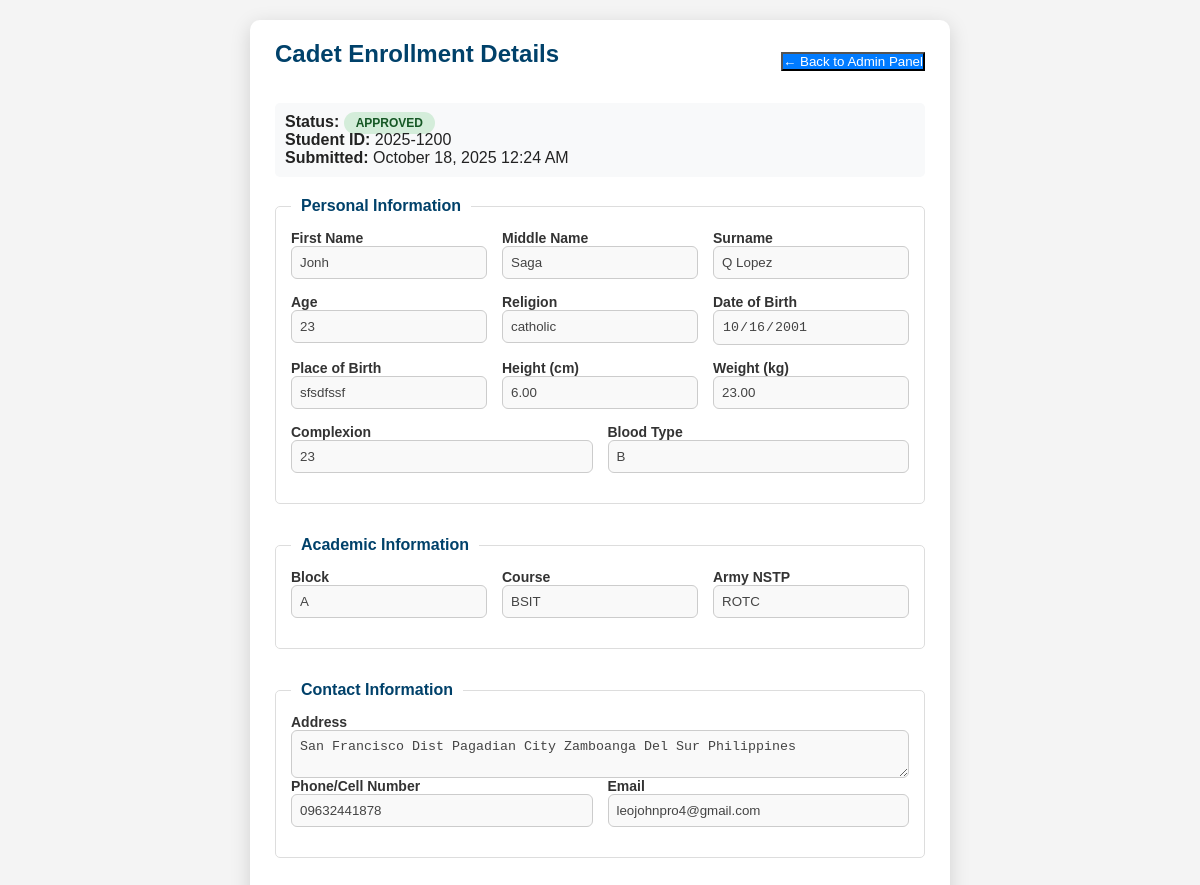
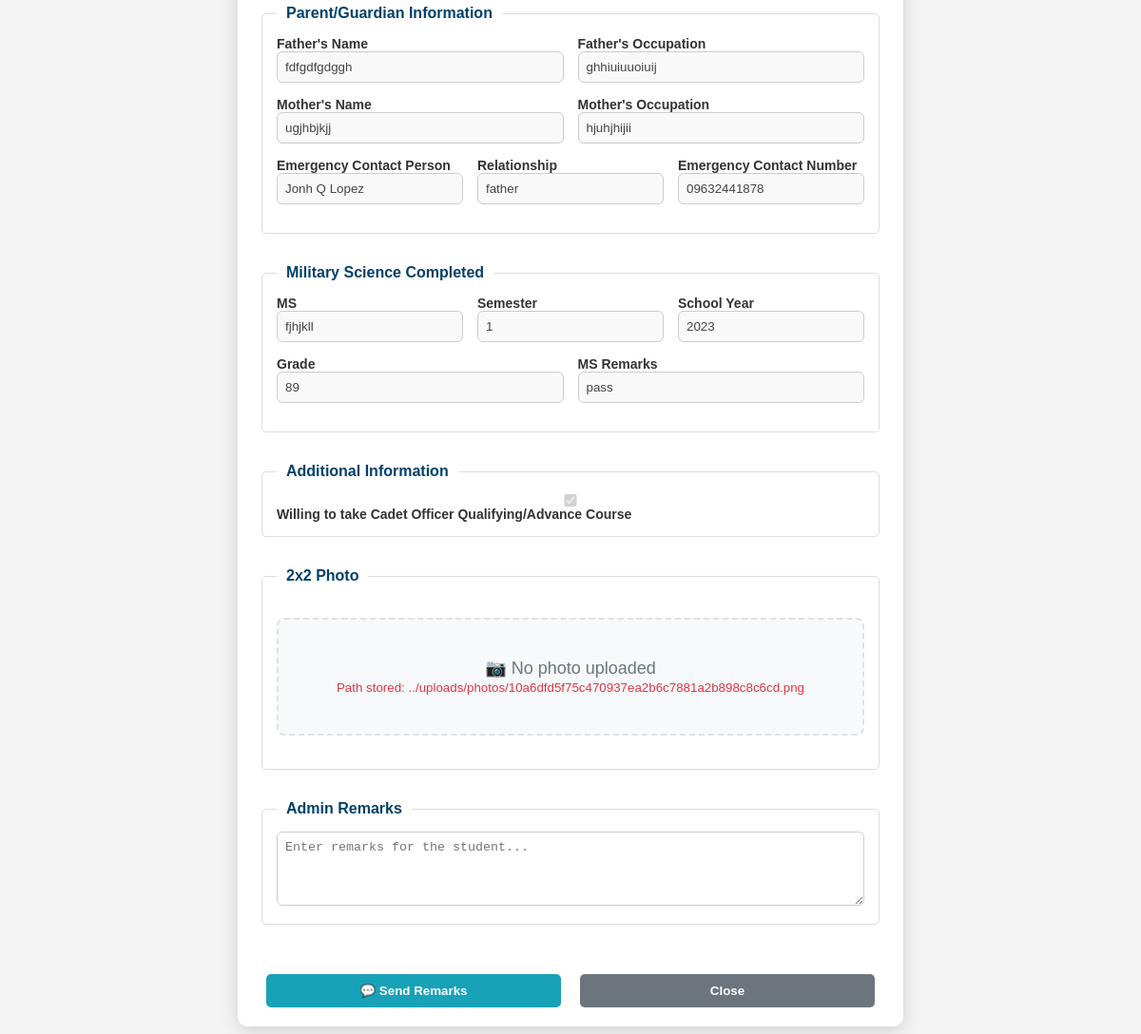
The page /view.php?id=1 (signed in) on the database its author committed (2 pictures, top to bottom).
### tables this page shows
CREATE TABLE `enrollments` (
  `id` int(11) NOT NULL,
  `student_id` varchar(50) NOT NULL,
  `first_name` varchar(50) NOT NULL,
  `middle_name` varchar(50) DEFAULT NULL,
  `last_name` varchar(50) NOT NULL,
  `age` int(11) DEFAULT NULL,
  `religion` varchar(50) DEFAULT NULL,
  `date_of_birth` date DEFAULT NULL,
  `place_of_birth` varchar(100) DEFAULT NULL,
  `height` decimal(5,2) DEFAULT NULL,
  `weight` decimal(5,2) DEFAULT NULL,
  `complexion` varchar(50) DEFAULT NULL,
  `blood_type` varchar(5) DEFAULT NULL,
  `block` varchar(10) DEFAULT NULL,
  `course` varchar(50) DEFAULT NULL,
  `army_nstp` varchar(20) DEFAULT NULL,
  `address` text DEFAULT NULL,
  `phone` varchar(20) DEFAULT NULL,
  `email` varchar(100) DEFAULT NULL,
  `father_name` varchar(100) DEFAULT NULL,
  `father_occupation` varchar(100) DEFAULT NULL,
  `mother_name` varchar(100) DEFAULT NULL,
  `mother_occupation` varchar(100) DEFAULT NULL,
  `emergency_contact_person` varchar(100) DEFAULT NULL,
  `relationship` varchar(50) DEFAULT NULL,
  `emergency_contact_number` varchar(20) DEFAULT NULL,
  `ms` varchar(20) DEFAULT NULL,
  `semester` varchar(20) DEFAULT NULL,
  `school_year` varchar(20) DEFAULT NULL,
  `grade` varchar(10) DEFAULT NULL,
  `ms_remarks` text DEFAULT NULL,
  `advance_course` tinyint(1) DEFAULT 0,
  `photo_path` varchar(255) DEFAULT NULL,
  `status` enum('not_enrolled','submitted','resubmitted','approved','rejected') DEFAULT 'not_enrolled',
  `admin_remarks` text DEFAULT NULL,
  `submitted_at` timestamp NULL DEFAULT NULL,
  `resubmitted_at` timestamp NULL DEFAULT NULL,
  `reviewed_at` timestamp NULL DEFAULT NULL,
  `created_at` timestamp NOT NULL DEFAULT current_timestamp(),
  `updated_at` timestamp NOT NULL DEFAULT current_timestamp() ON UPDATE current_timestamp()
);

### view.php (the view, shortened to what this page needs)
  <?php
  $database = new Database();
  $db = $database->getConnection();
  $enrollment_id = isset($_GET['id']) ? (int)$_GET['id'] : 0;
$query = "SELECT e.*, e.email as student_email
          FROM enrollments e
          WHERE e.id = ?";
  $stmt = $db->prepare($query);
  $stmt->execute([$enrollment_id]);
  $enrollment = $stmt->fetch(PDO::FETCH_ASSOC);
  ?>
  <!DOCTYPE html>
  <html lang="en">
  <head>
    <link rel="stylesheet" href="assets/css/view.css">
  </head>
  <body>
    <div class="view-container">
      <div style="display: flex; justify-content: space-between; align-items: center; margin-bottom: 20px;">
        <h2>Cadet Enrollment Details</h2>
        <button onclick="window.location.href='admin.php'" class="btn-back">← Back to Admin Panel</button>
      </div>
      <div class="status-info" style="margin-bottom: 20px; padding: 10px; border-radius: 5px; background-color: #f8f9fa;">
        <strong>Status:</strong>
        <span class="status-badge status-<?php echo $enrollment['status']; ?>">
          <?php echo ucfirst($enrollment['status']); ?>
        </span>
        <br>
        <strong>Student ID:</strong> <?php echo htmlspecialchars($enrollment['student_id']); ?>
        <br>
        <strong>Submitted:</strong> <?php echo date('F j, Y g:i A', strtotime($enrollment['submitted_at'] ?: $enrollment['created_at'])); ?>
      </div>
      <form method="POST">
        <fieldset>
          <legend>Personal Information</legend>
          <div class="form-row">
            <label>First Name
              <input type="text" value="<?php echo htmlspecialchars($enrollment['first_name']); ?>" readonly>
            </label>
            <label>Middle Name
              <input type="text" value="<?php echo htmlspecialchars($enrollment['middle_name']); ?>" readonly>
            </label>
            <label>Surname
              <input type="text" value="<?php echo htmlspecialchars($enrollment['last_name']); ?>" readonly>
            </label>
          </div>
          <div class="form-row">
            <label>Age
              <input type="number" value="<?php echo $enrollment['age']; ?>" readonly>
            </label>
            <label>Religion
              <input type="text" value="<?php echo htmlspecialchars($enrollment['religion']); ?>" readonly>
            </label>
            <label>Date of Birth
              <input type="date" value="<?php echo $enrollment['date_of_birth']; ?>" readonly>
            </label>
          </div>
          <div class="form-row">
            <label>Place of Birth
              <input type="text" value="<?php echo htmlspecialchars($enrollment['place_of_birth']); ?>" readonly>
            </label>
            <label>Height (cm)
              <input type="number" value="<?php echo $enrollment['height']; ?>" readonly>
            </label>
            <label>Weight (kg)
              <input type="number" value="<?php echo $enrollment['weight']; ?>" readonly>
            </label>
          </div>
          <div class="form-row">
            <label>Complexion
              <input type="text" value="<?php echo htmlspecialchars($enrollment['complexion']); ?>" readonly>
            </label>
            <label>Blood Type
              <input type="text" value="<?php echo htmlspecialchars($enrollment['blood_type']); ?>" readonly>
            </label>
          </div>
        </fieldset>
        <fieldset>
          <legend>Academic Information</legend>
          <div class="form-row">
            <label>Block
              <input type="text" value="<?php echo htmlspecialchars($enrollment['block']); ?>" readonly>
            </label>
            <label>Course
              <input type="text" value="<?php echo htmlspecialchars($enrollment['course']); ?>" readonly>
            </label>
            <label>Army NSTP
              <input type="text" value="<?php echo htmlspecialchars($enrollment['army_nstp']); ?>" readonly>
            </label>
          </div>
        </fieldset>
        <fieldset>
          <legend>Contact Information</legend>
          <label>Address
            <textarea readonly><?php echo htmlspecialchars($enrollment['address']); ?></textarea>
          </label>
          <div class="form-row">
            <label>Phone/Cell Number
              <input type="tel" value="<?php echo htmlspecialchars($enrollment['phone']); ?>" readonly>
            </label>
            <label>Email
              <input type="email" value="<?php echo htmlspecialchars($enrollment['email']); ?>" readonly>
            </label>
          </div>
        </fieldset>
        <fieldset>
          <legend>Parent/Guardian Information</legend>
          <div class="form-row">
            <label>Father's Name
              <input type="text" value="<?php echo htmlspecialchars($enrollment['father_name']); ?>" readonly>
            </label>
            <label>Father's Occupation
              <input type="text" value="<?php echo htmlspecialchars($enrollment['father_occupation']); ?>" readonly>
            </label>
          </div>
          <div class="form-row">
            <label>Mother's Name
              <input type="text" value="<?php echo htmlspecialchars($enrollment['mother_name']); ?>" readonly>
            </label>
            <label>Mother's Occupation
              <input type="text" value="<?php echo htmlspecialchars($enrollment['mother_occupation']); ?>" readonly>
            </label>
          </div>
          <div class="form-row">
            <label>Emergency Contact Person
              <input type="text" value="<?php echo htmlspecialchars($enrollment['emergency_contact_person']); ?>" readonly>
            </label>
            <label>Relationship
              <input type="text" value="<?php echo htmlspecialchars($enrollment['relationship']); ?>" readonly>
            </label>
            <label>Emergency Contact Number
              <input type="tel" value="<?php echo htmlspecialchars($enrollment['emergency_contact_number']); ?>" readonly>
            </label>
          </div>
        </fieldset>
        <fieldset>
          <legend>Military Science Completed</legend>
          <div class="form-row">
            <label>MS
              <input type="text" value="<?php echo htmlspecialchars($enrollment['ms']); ?>" readonly>
            </label>
            <label>Semester
              <input type="text" value="<?php echo htmlspecialchars($enrollment['semester']); ?>" readonly>
            </label>
            <label>School Year
              <input type="text" value="<?php echo htmlspecialchars($enrollment['school_year']); ?>" readonly>
            </label>
          </div>
          <div class="form-row">
            <label>Grade
              <input type="text" value="<?php echo htmlspecialchars($enrollment['grade']); ?>" readonly>
            </label>
            <label>MS Remarks
              <input type="text" value="<?php echo htmlspecialchars($enrollment['ms_remarks']); ?>" readonly>
            </label>
          </div>
        </fieldset>
        <fieldset>
          <legend>Additional Information</legend>
          <label>
            <input type="checkbox" <?php echo $enrollment['advance_course'] ? 'checked' : ''; ?> disabled>
            Willing to take Cadet Officer Qualifying/Advance Course
          </label>
        </fieldset>
        <fieldset>
          <legend>2x2 Photo</legend>
          <?php
          $photo_exists = false;
          $photo_url = '';
          if ($photo_exists): ?>
            <div class="photo-container" style="text-align: center; margin: 20px 0;">
              <img src="<?php echo htmlspecialchars($photo_url); ?>"
                  alt="Cadet Photo"
                  style="max-width: 200px; max-height: 200px; border: 2px solid #ddd; border-radius: 8px; cursor: pointer; box-shadow: 0 2px 8px rgba(0,0,0,0.1);"
                  onclick="window.open(this.src, '_blank')"
                  onerror="this.style.display='none'; document.getElementById('photo-error').style.display='block';">
              <br><small style="color: #666; font-style: italic;">Click to view full size</small>
              <div id="photo-error" style="display: none; color: #dc3545; margin-top: 10px;">
                <p>❌ Photo file not found or corrupted</p>
                <small>Path: <?php echo htmlspecialchars($enrollment['photo_path']); ?></small>
              </div>
            </div>
          <?php else: ?>
            <div style="text-align: center; padding: 40px; background-color: #f8f9fa; border: 2px dashed #dee2e6; border-radius: 8px; margin: 20px 0;">
              <p style="color: #6c757d; font-size: 18px; margin: 0;">📷 No photo uploaded</p>
              <?php if (!empty($enrollment['photo_path'])): ?>
                <small style="color: #dc3545;">Path stored: <?php echo htmlspecialchars($enrollment['photo_path']); ?></small>
              <?php endif; ?>
            </div>
          <?php endif; ?>
        </fieldset>
        <fieldset>
          <legend>Admin Remarks</legend>
          <textarea name="admin_remarks" rows="4" style="width: 100%;" placeholder="Enter remarks for the student..."><?php echo htmlspecialchars($some_variable ?? '');
 ?></textarea>
        </fieldset>
        <div class="actions" style="margin-top: 20px; text-align: center;">
          <button type="submit" name="send_remarks" class="btn-remarks">
            💬 Send Remarks
          </button>
          <button type="button" onclick="window.location.href='admin.php'" class="btn-close">
            Close
          </button>
        </div>
      </form>
    </div>
  </body>
  </html>

### assets/css/view.css (style rules this page uses)
* { box-sizing: border-box; margin: 0; padding: 0; }
body { font-family: Arial, sans-serif; background: #f4f4f4; padding: 20px; color: #222; }
.view-container { max-width: 700px; margin: auto; background: #fff; padding: 20px 25px; border-radius: 10px; box-shadow: 0 5px 20px rgba(0,0,0,0.15); }
h2 { margin-bottom: 15px; color: #00416a; text-align: center; }
form { display: flex; flex-direction: column; gap: 12px; }
label { display: flex; flex-direction: column; font-weight: bold; color: #333; font-size: 14px; }
input[readonly], textarea[readonly] { background: #f9f9f9; border: 1px solid #ccc; padding: 8px; border-radius: 6px; color: #444; }
fieldset { border: 1px solid #ccc; padding: 15px; border-radius: 6px; }
legend { font-weight: bold; color: #00416a; }
textarea { border: 1px solid #ccc; border-radius: 6px; padding: 8px; resize: vertical; }
.actions { display: flex; justify-content: space-between; margin-top: 20px; gap: 10px; }
.actions button { flex: 1; padding: 10px 15px; border: none; border-radius: 6px; font-weight: bold; cursor: pointer; transition: background 0.2s ease; }
.actions button:last-child { background: #6c757d; color: #fff; }

### view.php (style rules this page uses)
.form-row { display: flex; gap: 15px; margin-bottom: 15px; }
.form-row label { flex: 1; }
.status-badge { padding: 4px 12px; border-radius: 12px; font-size: 12px; font-weight: bold; text-transform: uppercase; }
.status-approved { background-color: #d4edda; color: #155724; }
.btn-remarks { background-color: #17a2b8; color: white; }
.btn-close { background-color: #6c757d; color: white; }
.btn-back { background-color: #007bff; color: white; }
.actions button { margin: 0 5px; padding: 10px 20px; border: none; border-radius: 5px; cursor: pointer; font-weight: bold; }
fieldset { margin-bottom: 20px; padding: 15px; border: 1px solid #ddd; border-radius: 5px; }
legend { font-weight: bold; padding: 0 10px; }

### rows shown on the page
enrollments: status "APPROVED", student "2025-1200", submitted_at "October 18, 2025 12:24 AM", first_name "Jonh", middle_name "Saga", last_name "Q Lopez", age "23", religion "catholic", date_of_birth "10/16/2001", place_of_birth "sfsdfssf", height "6.00", weight "23.00", complexion "23", blood_type "B", block "A", course "BSIT", army_nstp "ROTC", address "San Francisco Dist Pagadian City Zamboanga Del Sur Philippines", phone "09632441878", email "leojohnpro4@gmail.com", father_name "fdfgdfgdggh", father_occupation "ghhiuiuuoiuij", mother_name "ugjhbjkjj", mother_occupation "hjuhjhijii", emergency_contact_person "Jonh Q Lopez", relationship "father", emergency_contact_number "09632441878", ms "fjhjkll", semester "1", school_year "2023", grade "89", ms_remarks "pass", advance_course "☑", photo_path "../uploads/photos/10a6dfd5f75c470937ea2b6c7881a2b898c8c6cd.png"
